Frame 1 (no input): blank canvas, image omitted
Frame 60 (no input): blank canvas, image omitted
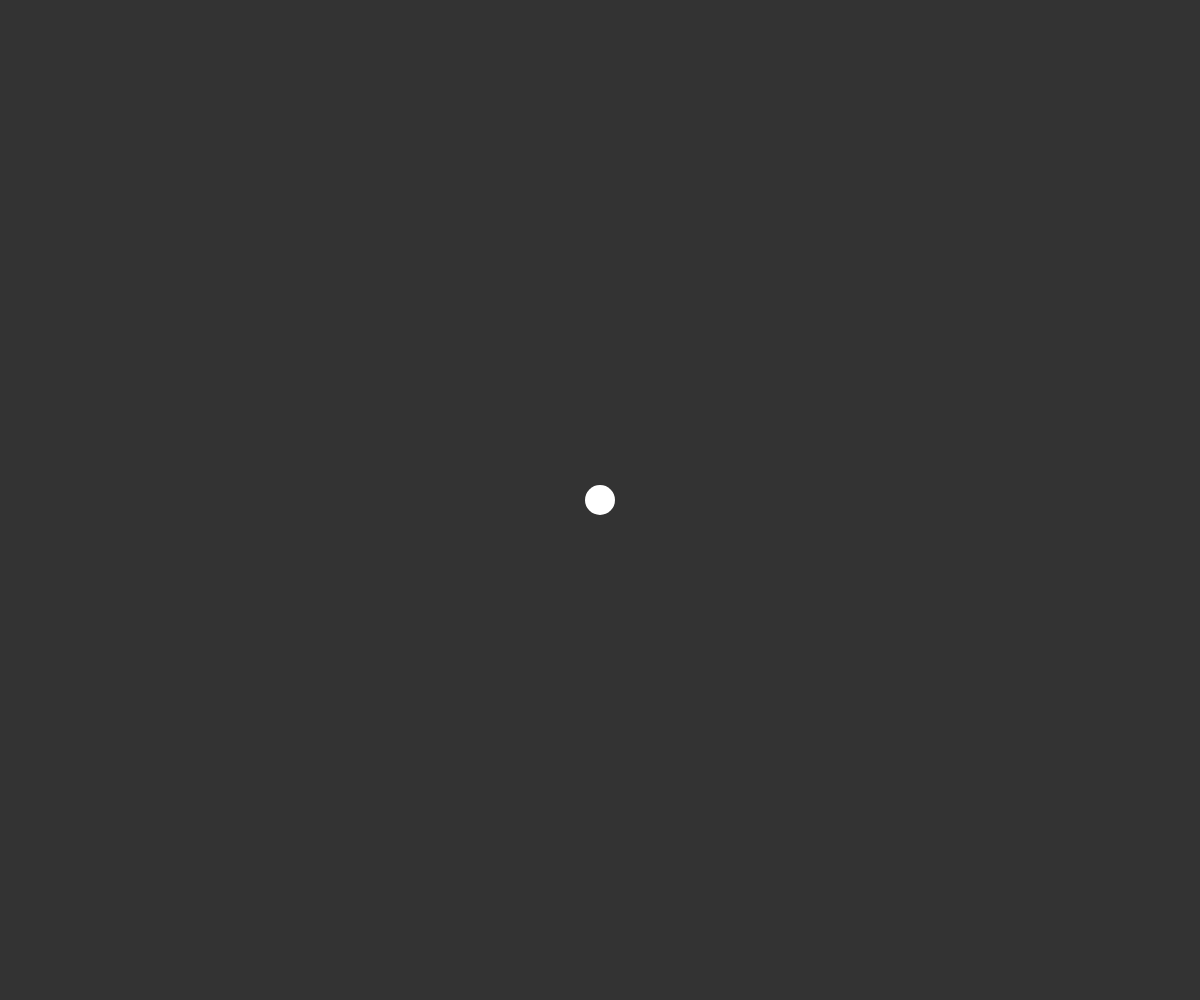
Frame 120 (the mouse pressed at the canvas centre since frame 60)

The p5.js sketch whose frames 1 and 60 were blank and that drew this single picture after the mouse press (run headless with seeded random() and noise() and a simulated clock; from frame 60 on, the mouse is pressed at the canvas centre):

// p5.js sketch
// ── sketch.js
var vertices = [];
var v1;
var v2;

function setup() {
  createCanvas(windowWidth, windowHeight);
}

function draw() {
  background(51);
  primsalgo();
}

function primsalgo() {
  var reached = [];
  var unreached = [];
  for (var i = 0; i < vertices.length; i++) {
    unreached.push(vertices[i]);
  }
  reached.push(unreached[0]);
  unreached.splice(0, 1);
  while (unreached.length > 0) {
    var record = 10000;
    var rIndex;
    var uIndex;
    for (var j = 0; j < reached.length; j++) {
      for (var k = 0; k < unreached.length; k++) {
        v1 = reached[j];
        v2 = unreached[k];
        var d = dist(v2.x, v2.y, v1.x, v1.y);
        if (d < record) {
          record = d;
          rIndex = j;
          uIndex = k;
        }
      }
    }
    stroke(255);
    strokeWeight(2);
    line(reached[rIndex].x, reached[rIndex].y, unreached[uIndex].x, unreached[uIndex].y);
    reached.push(unreached[uIndex]);
    unreached.splice(uIndex, 1);
  }
  for (var l = 0; l < vertices.length; l++) {
    noStroke();
    fill(255);
    ellipse(vertices[l].x, vertices[l].y, 30, 30);
  }
}

function mousePressed() {
  var v = createVector(mouseX, mouseY);
  vertices.push(v);
}
